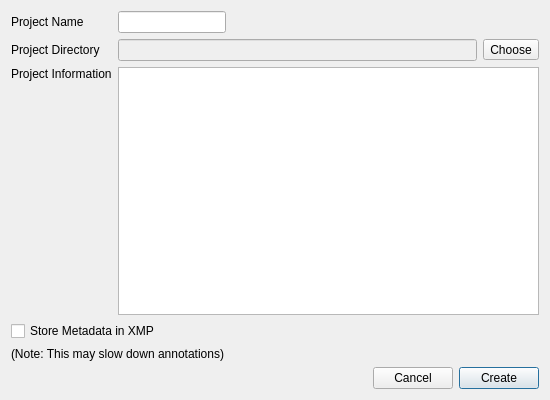
<?xml version="1.0" encoding="UTF-8"?>
<ui version="4.0">
 <class>CreateProject</class>
 <widget class="QDialog" name="CreateProject">
  <property name="geometry">
   <rect>
    <x>0</x>
    <y>0</y>
    <width>550</width>
    <height>400</height>
   </rect>
  </property>
  <property name="sizePolicy">
   <sizepolicy hsizetype="Fixed" vsizetype="Fixed">
    <horstretch>0</horstretch>
    <verstretch>0</verstretch>
   </sizepolicy>
  </property>
  <property name="minimumSize">
   <size>
    <width>550</width>
    <height>400</height>
   </size>
  </property>
  <property name="maximumSize">
   <size>
    <width>550</width>
    <height>400</height>
   </size>
  </property>
  <property name="sizeIncrement">
   <size>
    <width>550</width>
    <height>400</height>
   </size>
  </property>
  <property name="baseSize">
   <size>
    <width>550</width>
    <height>400</height>
   </size>
  </property>
  <property name="windowTitle">
   <string>Create Aardwolf Project</string>
  </property>
  <property name="sizeGripEnabled">
   <bool>false</bool>
  </property>
  <property name="modal">
   <bool>true</bool>
  </property>
  <layout class="QGridLayout" name="gridLayout_3">
   <item row="0" column="0">
    <layout class="QGridLayout" name="gridLayout_2">
     <item row="0" column="0" colspan="2">
      <layout class="QGridLayout" name="gridLayout">
       <item row="0" column="0">
        <widget class="QLabel" name="label_ProjectName">
         <property name="text">
          <string>Project Name</string>
         </property>
         <property name="buddy">
          <cstring>projectName</cstring>
         </property>
        </widget>
       </item>
       <item row="0" column="1">
        <widget class="QLineEdit" name="projectName">
         <property name="sizePolicy">
          <sizepolicy hsizetype="Fixed" vsizetype="Fixed">
           <horstretch>0</horstretch>
           <verstretch>0</verstretch>
          </sizepolicy>
         </property>
        </widget>
       </item>
       <item row="1" column="0">
        <widget class="QLabel" name="label_ProjectLocation">
         <property name="text">
          <string>Project Directory</string>
         </property>
         <property name="buddy">
          <cstring>projectLocation</cstring>
         </property>
        </widget>
       </item>
       <item row="1" column="1">
        <widget class="QLineEdit" name="projectLocation">
         <property name="enabled">
          <bool>false</bool>
         </property>
        </widget>
       </item>
       <item row="1" column="2">
        <widget class="QToolButton" name="chooseFolder">
         <property name="toolTip">
          <string>Choose Location</string>
         </property>
         <property name="text">
          <string>Choose</string>
         </property>
        </widget>
       </item>
       <item row="2" column="0">
        <widget class="QLabel" name="label_ProjectInformation">
         <property name="text">
          <string>Project Information</string>
         </property>
         <property name="buddy">
          <cstring>projectInfo</cstring>
         </property>
        </widget>
       </item>
       <item row="3" column="0">
        <spacer name="spacer">
         <property name="orientation">
          <enum>Qt::Vertical</enum>
         </property>
         <property name="sizeHint" stdset="0">
          <size>
           <width>20</width>
           <height>40</height>
          </size>
         </property>
        </spacer>
       </item>
       <item row="4" column="0" colspan="2">
        <widget class="QCheckBox" name="storeInXMP">
         <property name="text">
          <string>Store Metadata in XMP</string>
         </property>
        </widget>
       </item>
       <item row="5" column="0" colspan="2">
        <widget class="QLabel" name="label_XMP_Note">
         <property name="text">
          <string>(Note: This may slow down annotations)</string>
         </property>
        </widget>
       </item>
       <item row="2" column="1" rowspan="2" colspan="2">
        <widget class="QPlainTextEdit" name="projectInfo"/>
       </item>
      </layout>
     </item>
     <item row="1" column="0">
      <spacer name="horizontalSpacer">
       <property name="orientation">
        <enum>Qt::Horizontal</enum>
       </property>
       <property name="sizeHint" stdset="0">
        <size>
         <width>338</width>
         <height>20</height>
        </size>
       </property>
      </spacer>
     </item>
     <item row="1" column="1">
      <layout class="QHBoxLayout" name="horizontalLayout">
       <item>
        <widget class="QPushButton" name="CancelButton">
         <property name="text">
          <string>Cancel</string>
         </property>
        </widget>
       </item>
       <item>
        <widget class="QPushButton" name="CreateButton">
         <property name="text">
          <string>Create</string>
         </property>
         <property name="default">
          <bool>true</bool>
         </property>
        </widget>
       </item>
      </layout>
     </item>
    </layout>
   </item>
  </layout>
 </widget>
 <tabstops>
  <tabstop>projectName</tabstop>
  <tabstop>chooseFolder</tabstop>
  <tabstop>projectInfo</tabstop>
  <tabstop>projectLocation</tabstop>
 </tabstops>
 <resources/>
 <connections/>
</ui>
